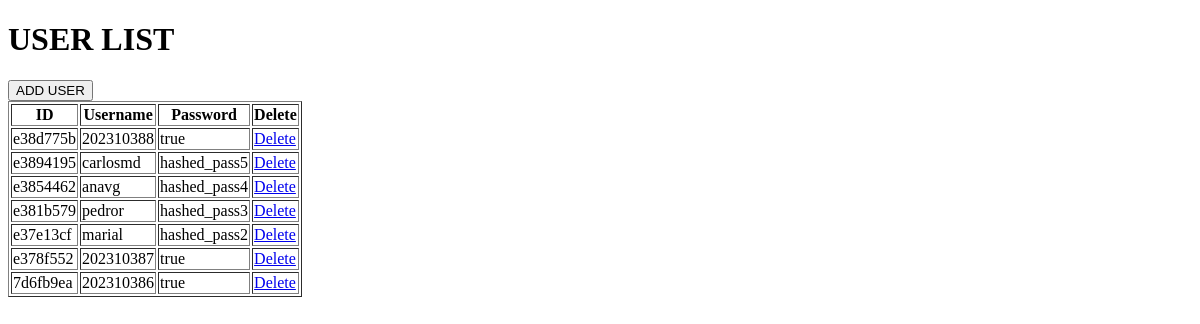
Before: /user_list.php with the older database file.
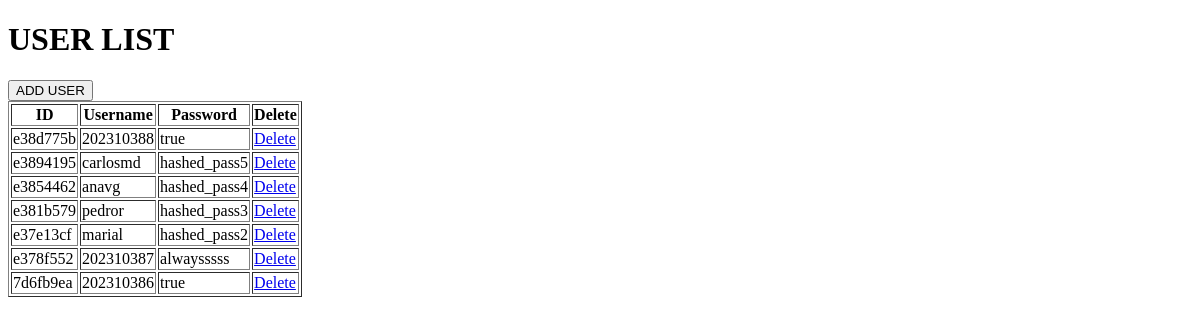
After: the same page with the newer database file.
### tables this page shows
CREATE TABLE `users` (
  `id` char(8) NOT NULL,
  `givenName` varchar(100) NOT NULL,
  `middleName` varchar(100) NOT NULL,
  `lastName` varchar(100) NOT NULL,
  `username` char(30) NOT NULL,
  `password` char(100) NOT NULL
);

### user_list.php (the view, shortened to what this page needs)
<?php
include 'db/db_connect_emanagepro.php';
$sql = "SELECT id, username, password FROM users ORDER BY id DESC";
$result = $conn->query($sql);
?>
<!DOCTYPE html>
<html lang="en">
<head>
</head>
<body>
    <div class="container">
        <h1>USER LIST</h1>
        <input type="submit" value="ADD USER" href="index.php">
        <?php if ($result && $result->num_rows > 0):?>
        <table border="1">
                 <th>ID</th>
                 <th>Username</th>
                 <th>Password</th>
                 <th>Delete</th>
            <?php while($row = $result-> fetch_assoc()):?>
            <tr>
                <td><?php echo htmlspecialchars($row['id']); ?></td>
                <td><?php echo htmlspecialchars($row['username']);?></td>
                <td><?php echo htmlspecialchars($row['password']);?></td>
                <td><a class="delete-btn" href="delete.php?id=<?php echo $row['id']; ?>"
                onclick="return confirm('are you sure u want to delete?'); ">Delete</a></td>
            </tr>
            <?php endwhile; ?>
        </table>
        <?php else: ?>
            <p>NO USER FOUND</p>
        <?php endif; ?>
    </div>
</body>
</html>

Changed rows visible on the page:
changed users "e378f552": password "true" → "alwaysssss"
